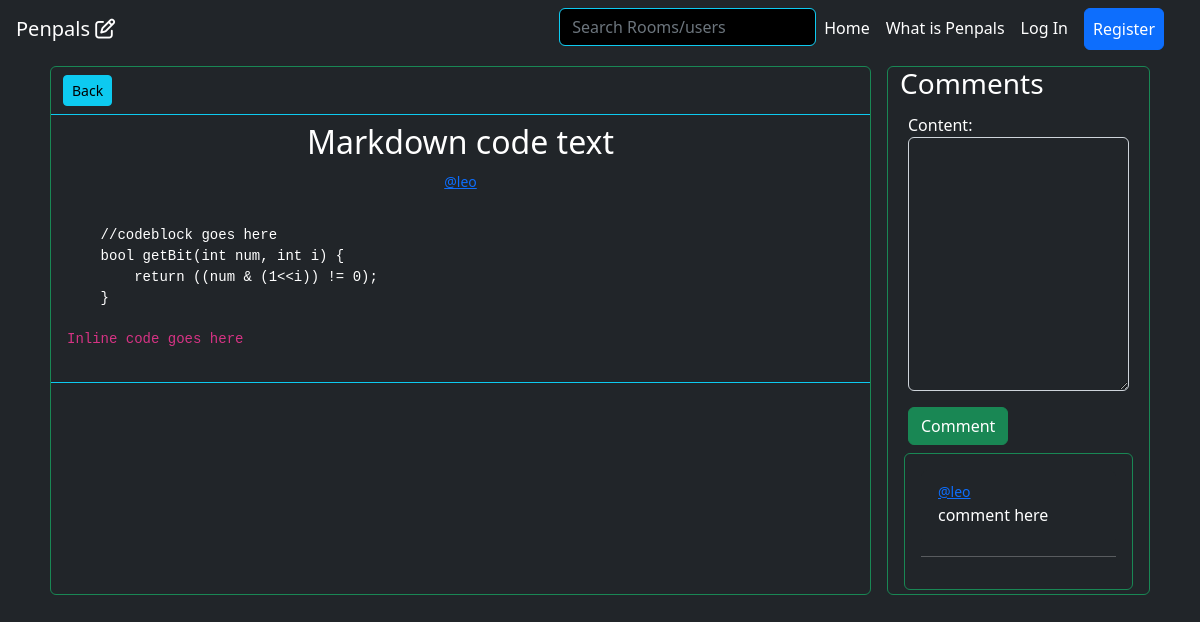
/post/6, run on the app's committed database.
### base/models.py (models this page shows, shortened)
class Post(models.Model):
    title = models.CharField(max_length=120)
    content = MarkdownField(rendered_field='content_rendered', validator=VALIDATOR_STANDARD)
    content_rendered = RenderedMarkdownField()
    creator = models.ForeignKey(Account,on_delete=models.CASCADE,related_name="user_posts")
    room = models.ForeignKey(Room,on_delete=models.CASCADE,related_name='room_posts')
    likes = models.ManyToManyField(Account,related_name='liked_posts')
    dislikes = models.ManyToManyField(Account,related_name='disliked_posts')
    bookmarks = models.ManyToManyField(Account,related_name='bookmarked_posts')
    pinned = models.BooleanField(default=False)
    created_at = models.DateTimeField(auto_now_add=True)
    updated_at = models.DateTimeField(auto_now=True)
    class Meta:
        ordering = ['pinned','-created_at']

class Comment(models.Model):
    creator = models.ForeignKey(Account,on_delete=models.CASCADE ,related_name='user_comments')
    content = models.TextField()
    post = models.ForeignKey(Post, on_delete=models.CASCADE, related_name='post_comments')
    created_at = models.DateTimeField(auto_now_add=True)
    pinned = models.BooleanField(default=False)
    likes = models.ManyToManyField(Account,related_name='liked_comments')
    dislikes = models.ManyToManyField(Account,related_name='disliked_comments')
    class Meta:
        ordering = ['pinned','-created_at']

### accounts/models.py (models this page shows, shortened)
class Account(AbstractBaseUser,PermissionsMixin):
    id = models.UUIDField(primary_key = True,default=uuid.uuid4,editable=False)
    Genders=[
        ("Male","Male"),
        ("Female","Female")
    ]
    email = models.EmailField(verbose_name="email", max_length=60, unique=True)
    username = models.CharField(max_length=30, unique=True)
    gender = models.CharField(max_length=7,choices=Genders,default = "Male")
    phone_num = PhoneNumberField(blank=True)
    current_residence = CountryField(null =True , blank = True)
    nationality = CountryField(null =True , blank = True)
    date_joined = models.DateTimeField(verbose_name="date joined", auto_now_add=True)
    last_login = models.DateTimeField(verbose_name="last login", auto_now=True)
    is_active = models.BooleanField(default=True)
    is_admin = models.BooleanField(default=False)
    is_staff = models.BooleanField(default=False)
    is_superuser = models.BooleanField(default=False)
    profile_image = models.URLField(default="https://www.freeiconspng.com/thumbs/account-icon/account-icon-33.png")
    USERNAME_FIELD = "email"
    REQUIRED_FIELDS = [
        'username',
    ]
    objects = MyAccountManager()
    class Meta:
        unique_together = ('username','email')
    def __str__(self):
        return f"<a href='/accounts/{self.id}'>@{self.username}</a>"

### base/views.py (the view)
# urls.py: path('post/<int:postid>',view_post,name='view_post'),
def view_post(request,postid):
    post = get_object_or_404(Post, pk=postid)
    comments = post.post_comments.all()
    comment_form = CommentCreationForm()
    return render(request, 'base/view_post.html', {'post': post , 'comments': comments,'comment_form': comment_form})

### base/forms.py
class CommentCreationForm(forms.ModelForm):
    class Meta:
        model = Comment
        fields = ('content',)
        widgets = {
            'content': forms.Textarea(attrs={'class':'form-control bg-dark text-white'}),
        }

### base/models.py (called while the page is built)
    def __str__(self):
        return self.file.name

### base/templates/base/view_post.html (shortened to what this page needs)
{% extends "layout.html" %}
{% block body %}
<div class="container" style="display: grid; grid-template-columns: 3fr 1fr;">
    <div class="border rounded border-success m-2">
        <div class="container mt-2 mb-2 border-bottom border-info pb-2">
            <a href="{% url 'view_room' post.room.id %}" class="btn btn-info btn-sm">Back</a>
        </div>
        <div class="border-bottom border-info">
            <div class="text-center">
                <h2>{{post.title}}</h2>
                <small>{{post.creator| safe}}</small>
            </div>
            <div class="p-3">
                <p class="text-center">{{post.content_rendered | safe}}</p>
            </div>
        </div>
    </div>
    <div class="border rounded border-success m-2">
        <div class="container">
            <h3>Comments</h3>
            {% include "base/create_comment.html" %}
        </div>
        <div class="container">
            <div class="border rounded border-success list-group p-3 m-1">
                {% include 'base/comments.html' %}
            </div>
        </div>
    </div>
</div>
{% endblock %}

### base/templates/base/comments.html (shortened to what this page needs)
{% for comment in comments %}
<div class="list-group-item list-group-item-action flex-column align-items-start bg-dark text-white border-dark">
    <small>{{comment.creator| safe}}</small>
    <p class="mb-1">{{comment.content | truncatechars:100}}</p>
</div>
<hr>
{% empty %}
<h4>No comments here</h4>
{% endfor %}

### data on the page
Post: title "Markdown code text", creator "@leo", content_rendered "//codeblock goes here bool getBit(int num, int i) { return ((num & (1<<i)) != 0); } Inline code goes here"
Comment: creator "@leo", content "comment here"
